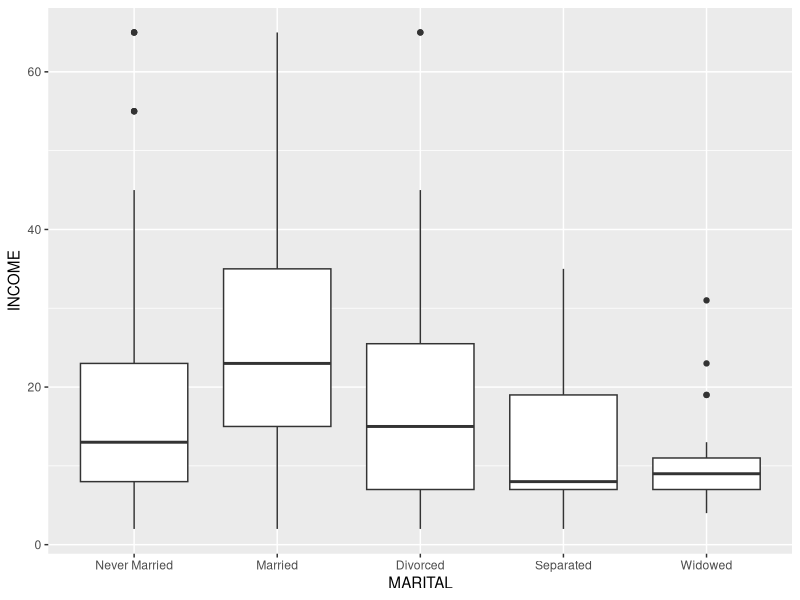
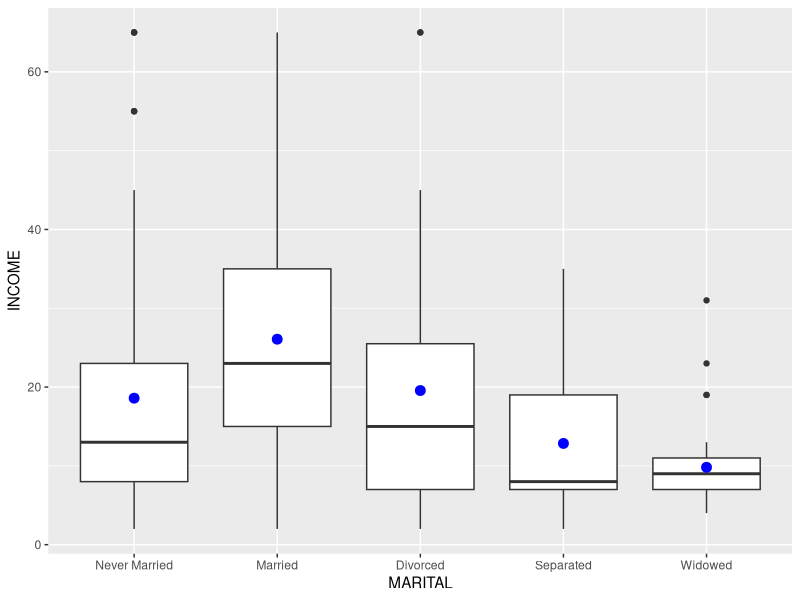
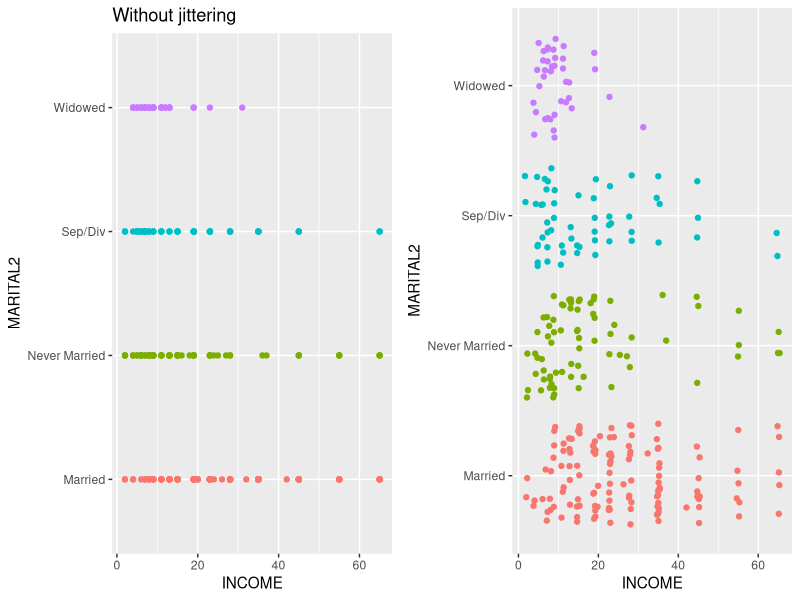
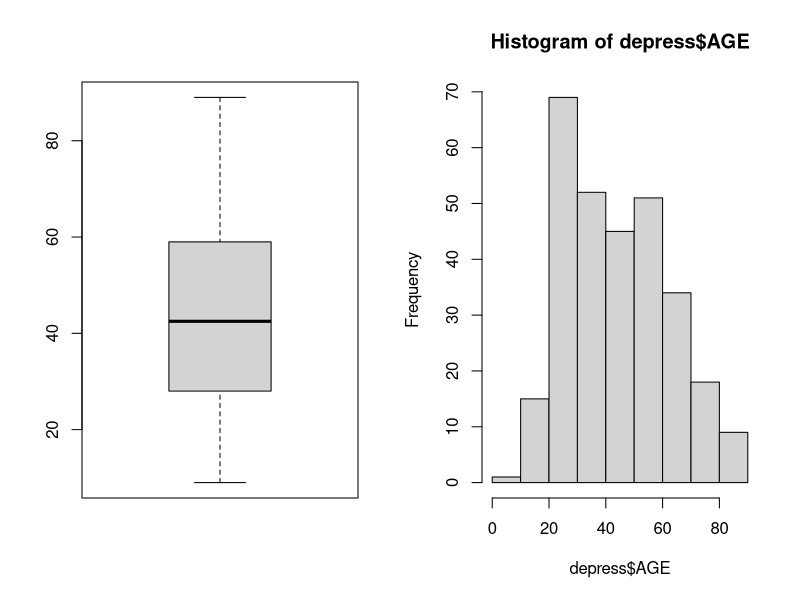
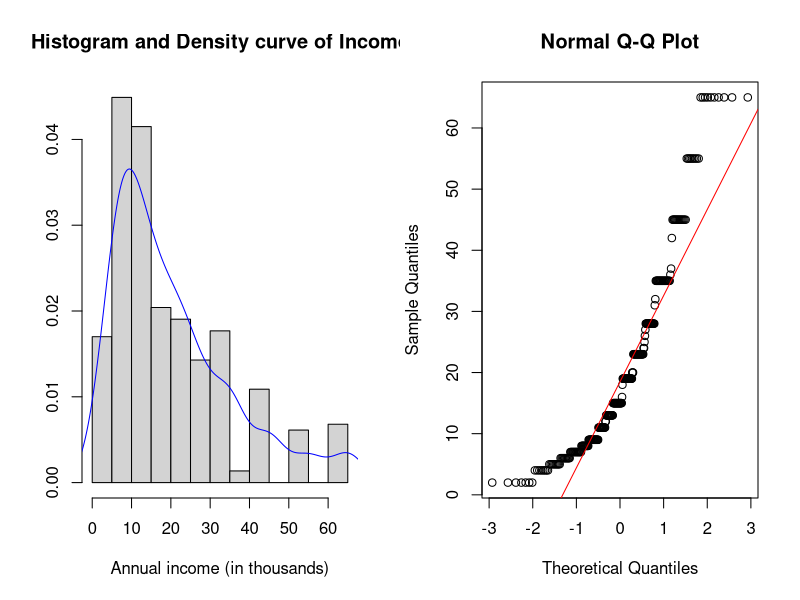
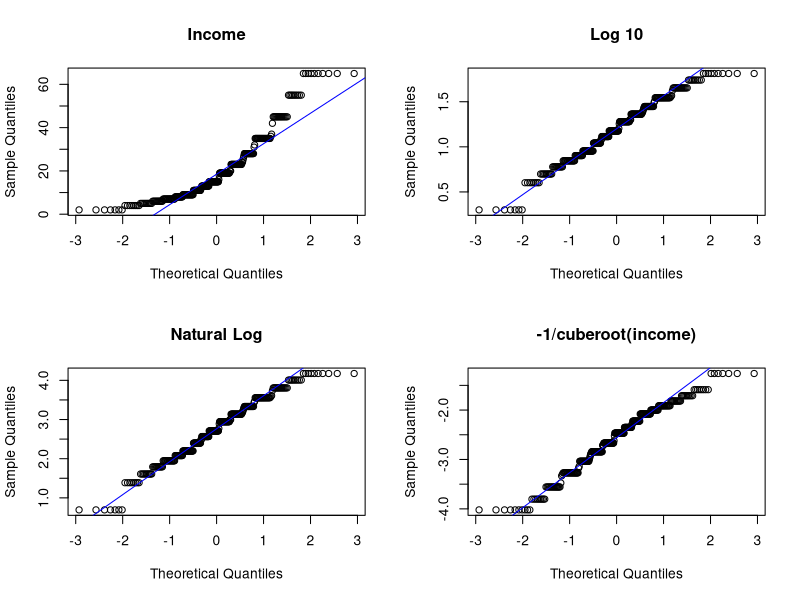

The R source for these figures, in order:
## ---- chunk 1
library(dplyr)
library(ggplot2)  
depress <- read.table("data/Depress.txt", sep="\t", header=TRUE)  
## ---- chunk 2
table(depress$MARITAL)
str(depress$MARITAL)
class(depress$MARITAL)
## ---- chunk 3
depress$MARITAL <- factor(depress$MARITAL, 
                          labels = c("Never Married", "Married", "Divorced", "Separated", "Widowed"))
## ---- chunk 4
table(depress$MARITAL)
class(depress$MARITAL)
## ---- chunk 5
qplot(y=INCOME, x=MARITAL, data=depress, geom="boxplot")
## ---- chunk 6
qplot(y=INCOME, x=MARITAL, data=depress, geom="boxplot") + 
   stat_summary(fun.y=mean, colour="blue", size=3, geom="point")
## ---- chunk 7
table(depress$MARITAL)
## ---- chunk 8
library(car)
depress$MARITAL2 <- recode(depress$MARITAL, "'Divorced' = 'Sep/Div'; 'Separated' = 'Sep/Div'")
## ---- chunk 9
table(depress$MARITAL, depress$MARITAL2, useNA="always")
## ---- chunk 10
library(gridExtra)
a <- qplot(x=MARITAL2, y=INCOME, data=depress, col=MARITAL2, geom="point", main = "Without jittering") + 
           coord_flip() + theme(legend.position="none")
b <- ggplot(depress, aes(x=INCOME, y=MARITAL2, color=MARITAL2), main="With jittering") +
            geom_point(position=position_jitter()) + theme(legend.position="none")
grid.arrange(a, b, ncol=2)
## ---- chunk 11
par(mfrow=c(1,2))
boxplot(depress$AGE)
hist(depress$AGE)
## ---- chunk 12
summary(depress$AGE)
## ---- chunk 13
depress$AGE <- ifelse(depress$AGE==9, 19, depress$AGE)
## ---- chunk 14
depress$AGE[depress$AGE==9] <- 19
## ---- chunk 15
summary(depress$AGE)
## ---- chunk 16
hist(depress$INCOME, prob=TRUE, xlab="Annual income (in thousands)", 
     main="Histogram and Density curve of Income", ylab="")
lines(density(depress$INCOME), col="blue")
summary(depress$INCOME)
## ---- chunk 17
sd(depress$INCOME) / mean(depress$INCOME)
## ---- chunk 18
max(depress$INCOME) / (min(depress$INCOME)+.1)
## ---- chunk 19
qqnorm(depress$INCOME);qqline(depress$INCOME, col="red")
## ---- chunk 20
log10inc <- log10(depress$INCOME)
loginc   <- log(depress$INCOME)
xincome  <- -1/(depress$INCOME)^(-1/3)
## ---- chunk 21
par(mfrow=c(2,2)) # Try (4,1) and (1,4) to see how this works. 
qqnorm(depress$INCOME, main="Income"); qqline(depress$INCOME,col="blue")
qqnorm(log10inc, main="Log 10"); qqline(log10inc, col="blue")
qqnorm(loginc, main = "Natural Log"); qqline(loginc, col="blue")
qqnorm(xincome, main="-1/cuberoot(income)"); qqline(xincome, col="blue")
